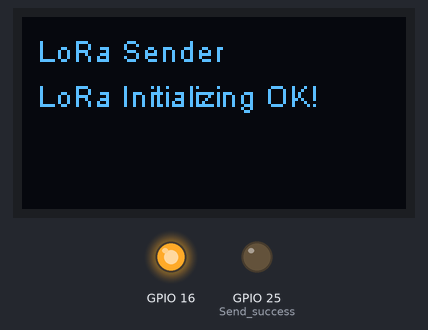
The program below on a simulated ESP32. On the bench: 128×64 one-colour display, output pins drawn as LEDs (lit = HIGH). Storage starts empty; no radio packets arrive unless stated; what the program prints to the serial monitor is not drawn.

Above: at 0.2 s.
At 2.3 s:
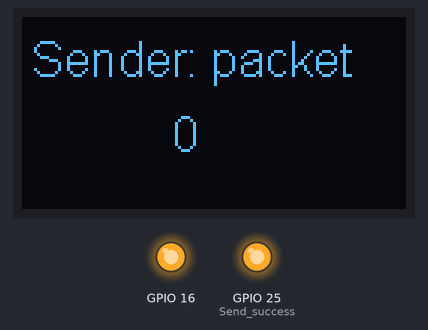
At 17.4 s:
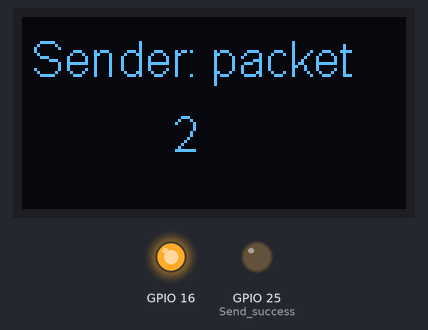
At 38.6 s:
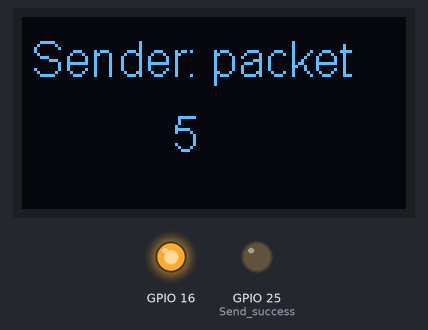
Timing chart, 0 to 40.0 s (numbered marks = the images above):
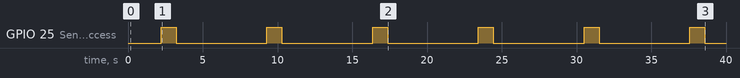

The program:

main.cpp
```cpp
//https://www.alictronix.com/archives/860

#include <Arduino.h>
#include <SPI.h>
#include <LoRa.h>
#include "FS.h"
#include "SPIFFS.h"
#include "SSD1306.h"
#include <ArduinoJson.h>

//OLED pins to ESP32 GPIOs via this connecthin:
//OLED_SDA -- GPIO4
//OLED_SCL -- GPIO15
//OLED_RST -- GPIO16

SSD1306  display(0x3c, 4, 15);


StaticJsonDocument<200> doc;


// WIFI_LoRa_32 ports
// GPIO5  -- SX1278's SCK
// GPIO19 -- SX1278's MISO
// GPIO27 -- SX1278's MOSI
// GPIO18 -- SX1278's CS
// GPIO14 -- SX1278's RESET
// GPIO26 -- SX1278's IRQ(Interrupt Request)

#define SS      18
#define RST     14
#define DI0     26
#define BAND    433E6  //915E6

struct Config
{
  char hostname[64];
  uint8_t address;
  uint8_t subnet;
};

const char *filename = "/config.txt"; // <- SD library uses 8.3 filenames
Config config;                        // <- global configuration object

const int loraCsPin = SS;     // LoRa radio chip select
const int resetPin = RST; // LoRa radio reset
const int irqPin = DI0;   // change for your board; must be a hardware interrupt pin
int counter = 0;

const byte broadcastAddressing = 0xFF;
const byte subnetAddressing = 0xFE;
String outgoing;          // outgoing message
byte msgCount = 0;        // count of outgoing messages
byte myAddress = 0x10;    // address of this device
byte mySubnet = 0x01;     // address of this device
byte destAddress = 0x11;  // destination to send to
byte destSubnet = 0x01;   // destination to send to
long lastSendTime = 0;    // last send time
int interval = 2000;      // interval between sends


void loadConfiguration(const char *filename, Config &config)
{
  // Open file for reading
  File file = SPIFFS.open(filename);

  // Allocate a temporary JsonDocument
  // Don't forget to change the capacity to match your requirements.
  // Use arduinojson.org/v6/assistant to compute the capacity.
  StaticJsonDocument<512> doc;

  // Deserialize the JSON document
  DeserializationError error = deserializeJson(doc, file);
  if (error)
    Serial.println(F("Failed to read file, using default configuration"));

  // Copy values from the JsonDocument to the Config
  config.address = doc["address"] | 0x00;
  config.subnet = doc["subnet"] | 0x00;
  strlcpy(config.hostname,                 // <- destination
          doc["hostname"] | "example.com", // <- source
          sizeof(config.hostname));        // <- destination's capacity

  // Close the file (Curiously, File's destructor doesn't close the file)
  file.close();
}

void saveConfiguration(const char *filename, const Config &config)
{
  // Delete existing file, otherwise the configuration is appended to the file
  SPIFFS.remove(filename);

  // Open file for writing
  File file = SPIFFS.open(filename, FILE_WRITE);
  if (!file)
  {
    Serial.println(F("Failed to create file"));
    return;
  }

  // Allocate a temporary JsonDocument
  // Don't forget to change the capacity to match your requirements.
  // Use arduinojson.org/assistant to compute the capacity.
  StaticJsonDocument<256> doc;

  // Set the values in the document
  doc["hostname"] = config.hostname;
  doc["address"] = config.address;
  doc["subnet"] = config.subnet;

  // Serialize JSON to file
  if (serializeJson(doc, file) == 0)
  {
    Serial.println(F("Failed to write to file"));
  }

  // Close the file
  file.close();
}


const uint8_t CMD_UP = 1;
const uint8_t CMD_DOWN = 2;
const uint8_t CMD_ENABLE_WIFI = 3;
const uint8_t CMD_DISABLE_WIFI = 4;
const uint8_t CMD_OTA = 5;
const uint8_t CMD_STATUS = 6;

//B0 ... destination address
//B1 ... senderAddress address
//B2 ... message ID
//B3 ... payload length
//B4..N ... payload

//P0 ... command
//  01 ... up
//  02 ... down
//  03 ... enable wifi
//  04 ... disable wifi
//  05 ... ota
//  06 ... status

//P1 ... status field
//  01 ... battery voltage
//  02 ...


void sendMessage(byte payload)
{
  LoRa.beginPacket();            // start packet
  LoRa.write(destAddress);       // add destination address
  LoRa.write(destSubnet);      // add senderAddress address
  LoRa.write(myAddress);      // add senderAddress address
  LoRa.write(msgCount);          // add message ID
  //LoRa.write(outgoing.length()); // add payload length
  //LoRa.print(outgoing);          // add payload
  LoRa.write(1); // add payload length
  LoRa.write(payload);          // add payload
  LoRa.endPacket();              // finish packet and send it
  msgCount++;                    // increment message ID
}


void setup() {

  Serial.begin(115200);
  while (!Serial); //If just the the basic function, must connect to a computer

  if (!SPIFFS.begin())
  {
    Serial.println("Cannot access SPIFFS");
    return;
  }

  Serial.println(F("Loading configuration..."));
  loadConfiguration(filename, config);
  myAddress = config.address;
  mySubnet = config.subnet;
  Serial.print(F("Set address to..."));
  Serial.println(myAddress);


  pinMode(25,OUTPUT); //Send success, LED will bright 1 second
  pinMode(16,OUTPUT);
  digitalWrite(16, LOW);    // set GPIO16 low to reset OLED
  delay(50);
  digitalWrite(16, HIGH);


  // Initialising the UI will init the display too.
  display.init();
  display.flipScreenVertically();
  display.setFont(ArialMT_Plain_10);
  display.setTextAlignment(TEXT_ALIGN_LEFT);
  display.drawString(5,5,"LoRa Sender");
  display.display();

  SPI.begin(5,19,27,18);
  LoRa.setPins(SS,RST,DI0);
  Serial.println("LoRa Sender");
  if (!LoRa.begin(BAND)) {
    Serial.println("Starting LoRa failed!");
    while (1);
  }

  LoRa.setSpreadingFactor(7);
  LoRa.setCodingRate4(5);
  LoRa.setPreambleLength(8);
  LoRa.setSignalBandwidth(125e3);
  LoRa.setSyncWord(0x12);

  Serial.println("LoRa Initial OK!");
  display.drawString(5,20,"LoRa Initializing OK!");
  display.display();
  delay(2000);

}

byte *payload = new byte[128];

void loop() {

  Serial.print("Sender: packet: ");
  Serial.println(counter);
  display.clear();
  display.setFont(ArialMT_Plain_16);
  display.drawString(3, 5, "Sender: packet ");
  display.drawString(50, 30, String(counter));
  display.display();
  // send packet
#if 0
  LoRa.beginPacket();
  LoRa.print("Hello..");
  LoRa.print(counter);
  LoRa.endPacket();
#else

  payload[0] = counter;

  sendMessage(payload[0]);
#endif
  counter++;
  if (counter > CMD_STATUS) {
    counter = CMD_UP;
  }
  digitalWrite(25, HIGH);   // turn the LED on (HIGH is the voltage level)
  delay(1000);                       // wait for a second
  digitalWrite(25, LOW);    // turn the LED off by making the voltage LOW
  delay(1000);                       // wait for a second
  delay(5000);

}
```

Measured:
- by itself, GPIO 25 (Send_success): alternates HIGH for 1.0 s and LOW for 6.1 s
- what the display in image 0 shows lasts 2.1 s, from 0.1 s to 2.2 s
- what the display in image 1 shows lasts 7.0 s, from 2.2 s to 9.2 s
